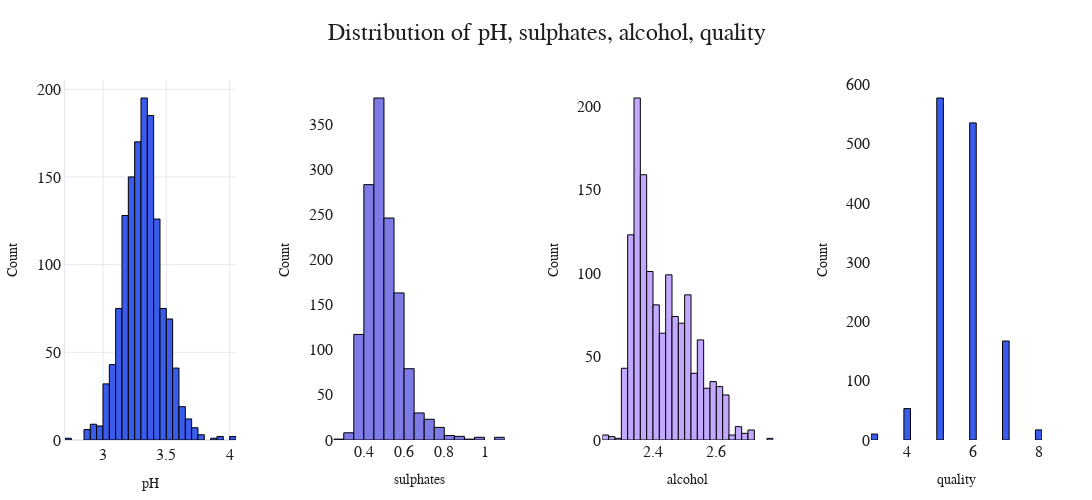

The notebook cell saved with this chart:
### Code cell
plot_histograms(
    transformed_wine_df,
    ["pH", "sulphates", "alcohol", "quality"],
    save_path="../images/histograms2_transformed.png",
)

### Figure 1 — Plotly figure (JSON) as saved in the notebook; plotly's stock layout.template omitted (floating-point values rounded to 4 significant figures; data arrays with more than 128 entries replaced by an {"elided": "..."} marker saying what was removed)
{"data": [{"marker": {"color": "#3A5CED", "line": {"color": "#000000", "width": 1}}, "name": "pH", "nbinsx": 40, "type": "histogram", "x": {"elided": "1359 float values"}, "xaxis": "x", "yaxis": "y"}, {"marker": {"color": "#7E7AE6", "line": {"color": "#000000", "width": 1}}, "name": "sulphates", "nbinsx": 40, "type": "histogram", "x": {"elided": "1359 float values"}, "xaxis": "x2", "yaxis": "y2"}, {"marker": {"color": "#C2A9FF", "line": {"color": "#000000", "width": 1}}, "name": "alcohol", "nbinsx": 40, "type": "histogram", "x": {"elided": "1359 float values"}, "xaxis": "x3", "yaxis": "y3"}, {"marker": {"color": "#3A5CED", "line": {"color": "#000000", "width": 1}}, "name": "quality", "nbinsx": 40, "type": "histogram", "x": {"elided": "1359 int values"}, "xaxis": "x4", "yaxis": "y4"}], "layout": {"font": {"color": "#1A1E21", "family": "Gordita, Figtree, sans-serif", "size": 16}, "height": 500, "margin": {"b": 50, "l": 50, "r": 50, "t": 80}, "paper_bgcolor": "#FFFFFF", "plot_bgcolor": "#FFFFFF", "showlegend": false, "title": {"font": {"color": "#1A1E21", "family": "Gordita, Figtree, sans-serif", "size": 24}, "text": "Distribution of pH, sulphates, alcohol, quality", "x": 0.5}, "width": 1600, "xaxis": {"anchor": "y", "domain": [0, 0.175], "gridcolor": "#E5E8EF", "linecolor": "#E5E8EF", "linewidth": 1, "showline": true, "title": {"font": {"size": 14}, "text": "pH"}, "zerolinecolor": "#E5E8EF"}, "xaxis2": {"anchor": "y2", "domain": [0.275, 0.45], "title": {"font": {"size": 14}, "text": "sulphates"}}, "xaxis3": {"anchor": "y3", "domain": [0.55, 0.725], "title": {"font": {"size": 14}, "text": "alcohol"}}, "xaxis4": {"anchor": "y4", "domain": [0.825, 1], "title": {"font": {"size": 14}, "text": "quality"}}, "yaxis": {"anchor": "x", "domain": [0, 1], "gridcolor": "#E5E8EF", "linecolor": "#E5E8EF", "linewidth": 1, "showline": true, "title": {"font": {"size": 14}, "text": "Count"}, "zerolinecolor": "#E5E8EF"}, "yaxis2": {"anchor": "x2", "domain": [0, 1], "title": {"font": {"size": 14}, "text": "Count"}}, "yaxis3": {"anchor": "x3", "domain": [0, 1], "title": {"font": {"size": 14}, "text": "Count"}}, "yaxis4": {"anchor": "x4", "domain": [0, 1], "title": {"font": {"size": 14}, "text": "Count"}}}}
